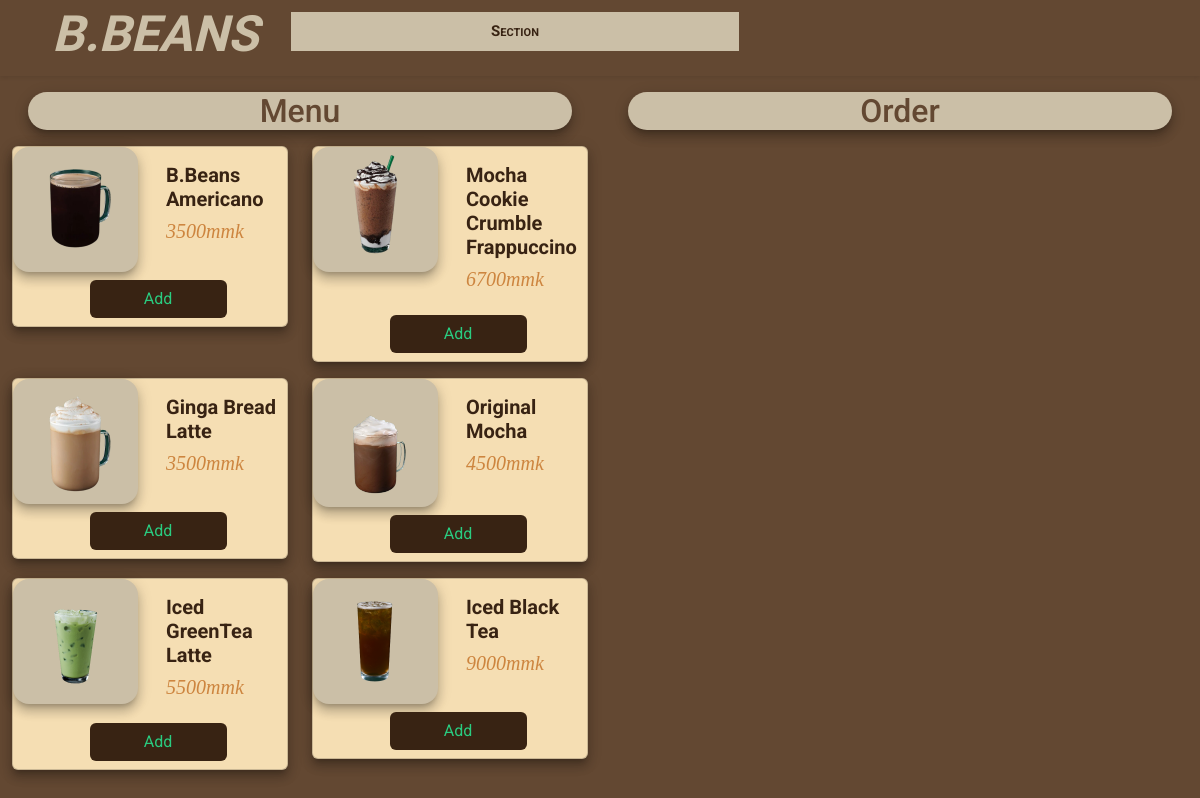
Page /order.php (signed in) on the committed database.
### tables this page shows
CREATE TABLE `items` (
  `ItemID` int(11) NOT NULL,
  `Item_Name` varchar(200) NOT NULL,
  `Price_Default` int(11) NOT NULL,
  `Item_Image` varchar(500) NOT NULL,
  `Category_Name` varchar(200) NOT NULL
);

### order.php (the view, shortened to what this page needs)
<?php
    include ('includes/config.php');
?>
<!DOCTYPE html>
<html lang="en">
  <head>
    <?php include ('includes/style.php'); ?>
    <link rel="stylesheet" href="assets/css/cartStyle.css">
	  <link rel="stylesheet" href="assets/css/demo.css">
  </head>
  <body style="background-color: #634832;">
  <div class="page-wrapper">
    <div class="page-title-sticky d-flex justify-content-between">
      <div class="page-title ms-5 p-1">
        <h1>B.BEANS</h1>
      </div>
      <div class="main-menu ">
        <div class="menu_toggle_wrapper m-2 p-1">
          <a href="#" id="menu_wrap_toggle" class="p-2 ">Section</a>
        </div>
      </div>
    </div>
  </div>
     <div class="container-fluid"  >
      <div class="row">
        <div class="col-lg-6 ">
          <div class="left-bill-title text-center m-3 order-shadow">
            <h2>Menu</h2>
          </div>
          <div class="row">
            <?php
              $query= "SELECT * FROM items";
              $do = mysqli_query($conn,$query);
              if($do){
                while ($row= mysqli_fetch_array($do))
                {
                ?>
            <div class="col-sm-6 col-md-6 col-lg-6 col-xs-6">
              <div class=" order-shadow card mb-3 product ">
                <div class="row">
                  <div class="col-md-6">
                    <img class="product-img order-shadow  item-img  w-100" src="assets/images/<?php echo $row['Item_Image']; ?>" alt="prd1" onmouseover="animateImg(this)"
                    onmouseout="normalImg(this)"/>
                  </div>
                  <div class="card-body col-md-6">
                    <h5 class="card-title product-name"><?php echo $row['Item_Name']; ?></h5>
                    <h6 class="card-text per-price product-price"><?php echo $row['Price_Default']; ?>mmk</h6>
                  </div>
                  <div class="text-center m-2">
                    <button class="btn add-to-bill w-50" type="button"
                      data-action="add-to-cart">Add </button>
                  </div>
                </div>
              </div>
            </div>
            <?php }
                }
            ?>
          </div>
        </div>
        <div class="col-lg-6 ">
          <div class="left-bill-title text-center m-3 order-shadow">
            <h2>Order</h2>
          </div>
        </div>
      </div>
    </div>
  </body>
</html>

### includes/style.php
<link rel="stylesheet" href="assets/css/bootstrap.min.css">
<link rel="stylesheet" href="assets/css/style.css">

### assets/css/style.css (style rules this page uses)
body { background-color: #7a664d; color: white; font-size: 24px; font-family: 'Edu TAS Beginner', cursive; box-sizing: border-box; }
button { border: none; border-radius: 10px; }
a { text-decoration: none; }
.page-wrapper { position: relative; }
.page-title-sticky { z-index: 998; box-shadow: 0 2px 4px rgb(0 0 0 / 8%); }
.page-title { width: 20%; }
.main-menu { width: 80%; }
.page-title h1 { font-size: 50px; font-family: 'Londrina Shadow', cursive; color: #CBBFA7; font-style: italic; font-weight: bold; }
#menu_wrap_toggle { display: block; width: 50%; background: #CBBFA7; text-align: center; color: #382313; font-weight: bold; font-variant: small-caps; text-decoration:none; }
.order-shadow { box-shadow: 0 8px 10px 1px rgba(0, 0, 0, .14), 0 3px 14px 2px rgba(0, 0, 0, .12), 0 5px 5px -3px rgba(0, 0, 0, .2); }
.left-bill-title { border-radius: 30px; background-color: #CBBFA7; color: #634832; }
.item-img { background-color: #CBBFA7; border-radius: 16px; }
.add-to-bill { background-color: #382313; color: #2acc80; }

### assets/css/cartStyle.css (style rules this page uses)
.product-name { font-weight: 700; color: #382313; }
.card { background: wheat; }
.product-price, .cart_item_price { font-style: oblique; font-family: cursive; color: peru; font-size: 20px; }
.product-img { max-width: 140px; margin: 0 auto; }

### assets/css/demo.css (style rules this page uses)
* { margin: 0; padding: 0; }
body { font-family: 'Roboto', sans-serif; font-style: normal; font-weight: 300; -webkit-font-smoothing: antialiased; -moz-osx-font-smoothing: grayscale; font-size: 15px; }
.btn:before { font-family: FontAwesome; font-weight: normal; margin-right: 10px; }

### rows in the picture
items: Item_Image (picture), Item_Name "B.Beans Americano", Price_Default "3500"
items: Item_Image (picture), Item_Name "Mocha Cookie Crumble Frappuccino", Price_Default "6700"
items: Item_Image (picture), Item_Name "Ginga Bread Latte", Price_Default "3500"
items: Item_Image (picture), Item_Name "Original Mocha", Price_Default "4500"
items: Item_Image (picture), Item_Name "Iced GreenTea Latte", Price_Default "5500"
items: Item_Image (picture), Item_Name "Iced Black Tea", Price_Default "9000"
